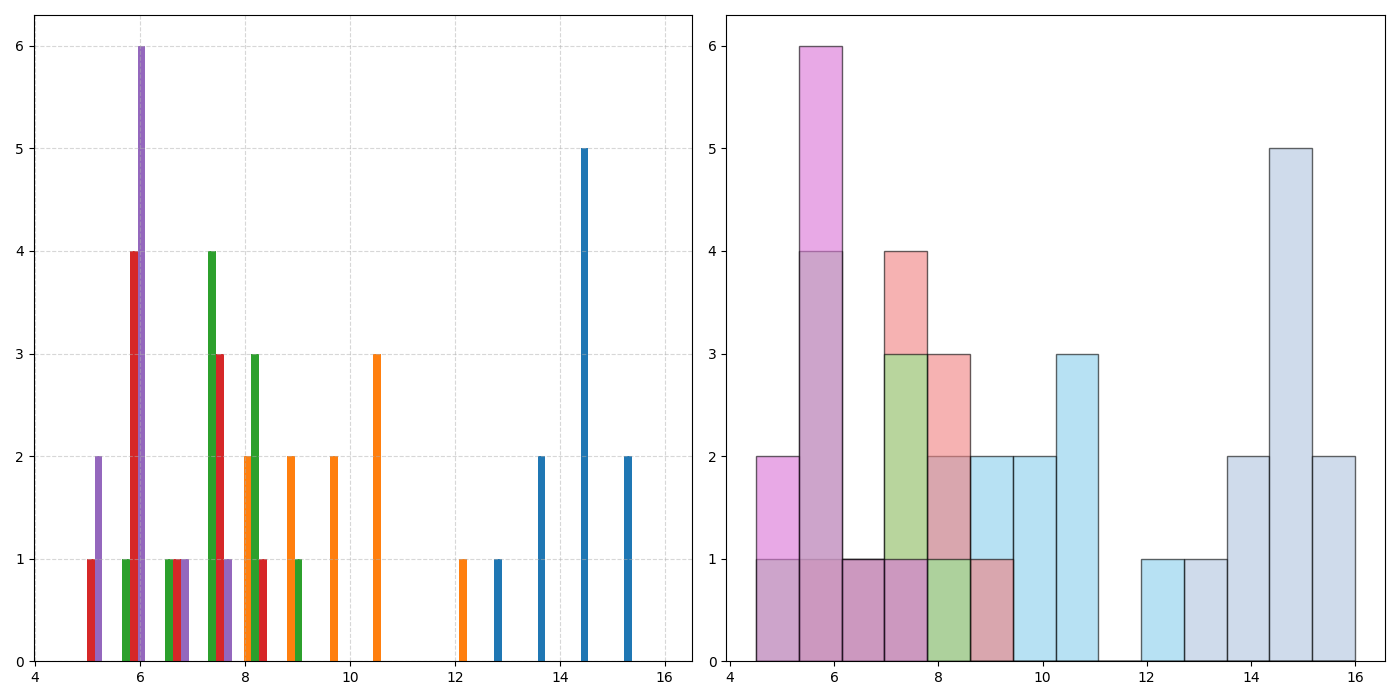

Source code (Python):
import matplotlib.pyplot as plt
import numpy as np

infant_sleep = [14, 15, 13.5, 14, 16, 14.5, 15, 14.5, 15, 16] 
child_sleep = [10, 11, 9, 10, 8.5, 9, 10.5, 11, 12, 8]
teen_sleep = [7, 8, 7.5, 7, 6.5, 8, 9, 7, 6, 8.5]
adult_sleep = [6, 6.5, 7, 5.5, 7.5, 6, 7, 8, 6, 5]
senior_sleep = [5.5, 6, 6.5, 5, 6, 7, 5.5, 6, 5, 6]

fig, (ax2, ax1) = plt.subplots(nrows=1, ncols=2, figsize=(14, 7))

bins = np.linspace(4.5, 16, 15)
ax2.hist([infant_sleep, child_sleep, teen_sleep, adult_sleep, senior_sleep], 
         bins=bins, rwidth=0.9)
ax2.grid(True, alpha=0.5, linestyle='--')

colors = ['lightsteelblue', 'skyblue', 'lightcoral', 'lightgreen', 'orchid']
for i, data in enumerate([infant_sleep, child_sleep, teen_sleep, adult_sleep, senior_sleep]):
    ax1.hist(data, bins=bins, alpha=0.6, color=colors[i], edgecolor='black')

plt.tight_layout()
plt.show()
